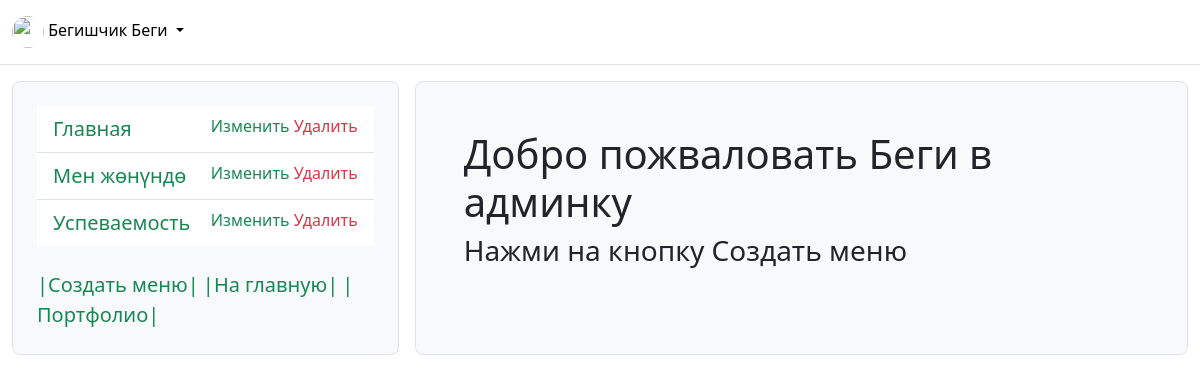
The app's page /adm/ (signed in) with its own data.
### core/models.py (models this page shows, shortened)
class CustomUser(AbstractUser):
    photo = models.ImageField(upload_to='user_photos/', verbose_name='Фото пользователя', blank=True, null=True)
    email = models.EmailField()
    phone = PhoneNumberField(verbose_name='Телефонный номер', blank=True, null=True, help_text="Введите номер телефона в формате: +123456789")

class Portfolio(models.Model):
    user = models.ForeignKey(CustomUser, on_delete=models.CASCADE, verbose_name='Пользователь')
    background = models.ImageField(upload_to='backgrounds/', verbose_name='Фон страницы', blank=True,
                                   null=True)
    menu = models.CharField(max_length=100, verbose_name='меню')
    content = RichTextField()
    active = models.BooleanField(default=False, verbose_name='актив')
    create_date = models.DateField(auto_now_add=True)
    update_date = models.DateField(auto_now=True, blank=True)

### adminka/views.py (the view)
# urls.py: path('', admin_core, name='admin_core'),
@login_required
def admin_core(request):
    user = request.user
    portfolio = Portfolio.objects.filter(user=user)
    context = {
        "user": user,
        "portfolio": portfolio,
    }
    return render(request, 'adm/adm_core.html', context)

### adminka/templates/adm/adm_core.html (shortened to what this page needs)
{% extends 'adm/base_admin.html' %}
{% block content %}
<section class="p-5">
<h1>Добро пожваловать {{ user.first_name }} в админку</h1>
<h3>Нажми на кнопку Создать меню</h3>
 </section>
{% endblock %}

### adminka/templates/adm/base_admin.html (shortened to what this page needs)
<!DOCTYPE html>
{% load static %}
<html lang="ru">
<head>
    <link href="https://cdn.jsdelivr.net/npm/bootstrap@5.3.3/dist/css/bootstrap.min.css" rel="stylesheet"
>
</head>
<body>
<header class="py-3 mb-3 border-bottom">
    <div class="container-fluid d-grid gap-3 align-items-center" style="grid-template-columns: 1fr 2fr;">
        <div class="dropdown">
            <div class="flex-shrink-0 dropdown">
                <a href="#" class="d-block link-body-emphasis text-decoration-none dropdown-toggle"
                   data-bs-toggle="dropdown" aria-expanded="false">
                    {% if user.photo %}
                        <img src="{{ user.photo.url }}" width="32" height="32" class="rounded-circle">
                    {% else %}
                        <img src="https://t3.ftcdn.net/jpg/05/53/79/60/360_F_553796090_XHrE6R9jwmBJUMo9HKl41hyHJ5gqt9oz.jpg"
                             width="32" height="32" class="rounded-circle">
                    {% endif %}
                    {{ user.last_name }} {{ user.first_name }}
                </a>
            </div>
        </div>
    </div>
</header>
<div class="container-fluid pb-3">
    <div class="d-grid gap-3" style="grid-template-columns: 1fr 2fr;">
        <div class="bg-body-tertiary border rounded-3 p-4">
            <ul class="list-group list-group-flush">
                {% for data in portfolio %}
                    <li class="list-group-item">
                        <a class="lead text-decoration-none text-success mb-4"
                           href="{% url 'admin_portfolio_detail' data.id %}">
                            {{ data.menu }}
                        </a>
                        <span style="float: right">
                            <a href="{% url 'portfolio_update' data.id %}" class="text-success  text-decoration-none">Изменить</a>
                            <a href="{% url 'portfolio_delete' data.id %}" class="text-danger  text-decoration-none">Удалить</a>
                        </span>
                    </li>
                {% endfor %}
            </ul>
            <br>
            <a href="{% url 'create_portfolio' %}" class="lead text-decoration-none text-success mb-4">|Создать
                меню|</a>
            <a href="{% url 'core' %}" class="lead text-decoration-none text-success mb-4">|На главную|</a>
            <a href="{% url 'user' user.username %}" class="lead text-decoration-none text-success mb-4">|Портфолио|</a>
        </div>
        <div class="bg-body-tertiary border rounded-3">
            {% block content %}
            {% endblock %}
        </div>
    </div>
</div>
</body>
</html>

### records on screen
CustomUser: last_name "Бегишчик", first_name "Беги"
Portfolio: menu "Главная"
Portfolio: menu "Мен жөнүндө"
Portfolio: menu "Успеваемость"
